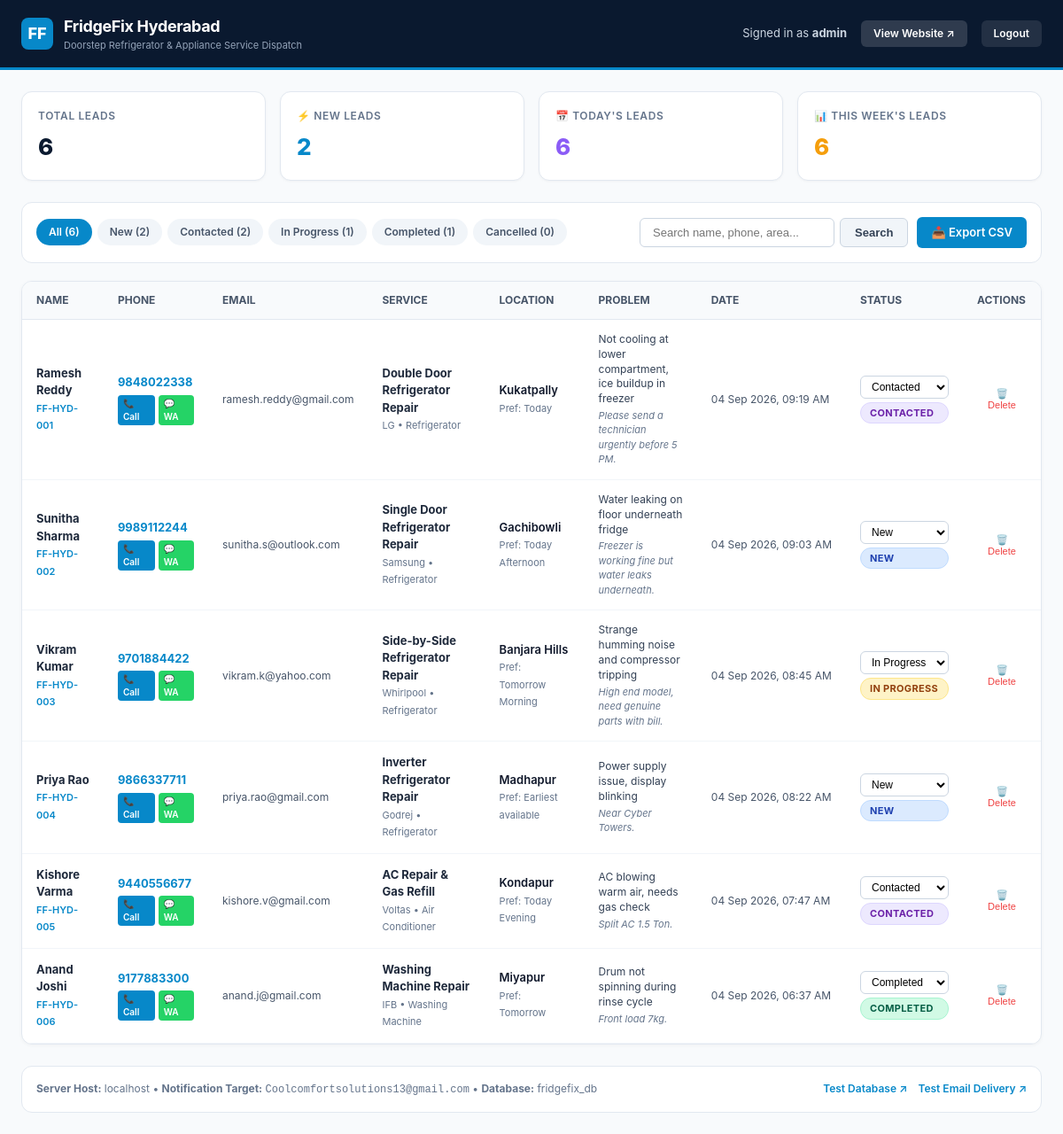
/admin/index.php (signed in), run on the app's committed database.
### tables this page shows
CREATE TABLE IF NOT EXISTS `leads` (
  `id` varchar(64) NOT NULL,
  `name` varchar(150) NOT NULL,
  `phone` varchar(30) NOT NULL,
  `email` varchar(150) DEFAULT NULL,
  `service` varchar(150) NOT NULL,
  `appliance` varchar(100) DEFAULT 'Refrigerator',
  `brand` varchar(100) DEFAULT NULL,
  `problem` text DEFAULT NULL,
  `location` varchar(150) NOT NULL,
  `preferred_date` varchar(100) DEFAULT NULL,
  `message` text DEFAULT NULL,
  `source_page` varchar(255) DEFAULT '/',
  `ip_address` varchar(64) DEFAULT NULL,
  `user_agent` text DEFAULT NULL,
  `status` enum('New','Contacted','In Progress','Completed','Cancelled') NOT NULL DEFAULT 'New',
  `notes` text DEFAULT NULL,
  `created_at` datetime NOT NULL DEFAULT CURRENT_TIMESTAMP,
  `updated_at` datetime NOT NULL DEFAULT CURRENT_TIMESTAMP ON UPDATE CURRENT_TIMESTAMP,
  PRIMARY KEY (`id`),
  KEY `idx_leads_status` (`status`),
  KEY `idx_leads_created_at` (`created_at`),
  KEY `idx_leads_phone` (`phone`),
  KEY `idx_leads_location` (`location`)
);

### admin/index.php (the view, shortened to what this page needs)
<?php
$pdo = null;
try {
    $pdo = get_db_connection();
} catch (Exception $e) {
    $error = 'Database Connection Error. Please verify api/config.php credentials or run database diagnostic.';
}
$statusFilter = trim($_GET['status'] ?? 'All');
$searchQuery = trim($_GET['search'] ?? '');
$stats = [
    'total'       => 0,
    'new'         => 0,
    'today'       => 0,
    'this_week'   => 0,
    'contacted'   => 0,
    'in_progress' => 0,
    'completed'   => 0,
    'cancelled'   => 0,
];
$leads = [];
if ($pdo) {
    try {
        $statsStmt = $pdo->query('
            SELECT
                COUNT(*) as total,
                SUM(CASE WHEN status = "New" THEN 1 ELSE 0 END) as count_new,
                SUM(CASE WHEN DATE(created_at) = CURDATE() THEN 1 ELSE 0 END) as count_today,
                SUM(CASE WHEN created_at >= DATE_SUB(NOW(), INTERVAL 7 DAY) THEN 1 ELSE 0 END) as count_this_week,
                SUM(CASE WHEN status = "Contacted" THEN 1 ELSE 0 END) as count_contacted,
                SUM(CASE WHEN status = "In Progress" THEN 1 ELSE 0 END) as count_in_progress,
                SUM(CASE WHEN status = "Completed" THEN 1 ELSE 0 END) as count_completed,
                SUM(CASE WHEN status = "Cancelled" THEN 1 ELSE 0 END) as count_cancelled
            FROM leads
        ');
        $statsRow = $statsStmt->fetch();
        if ($statsRow) {
            $stats['total']       = (int)($statsRow['total'] ?? 0);
            $stats['new']         = (int)($statsRow['count_new'] ?? 0);
            $stats['today']       = (int)($statsRow['count_today'] ?? 0);
            $stats['this_week']   = (int)($statsRow['count_this_week'] ?? 0);
            $stats['contacted']   = (int)($statsRow['count_contacted'] ?? 0);
            $stats['in_progress'] = (int)($statsRow['count_in_progress'] ?? 0);
            $stats['completed']   = (int)($statsRow['count_completed'] ?? 0);
            $stats['cancelled']   = (int)($statsRow['count_cancelled'] ?? 0);
        }
        $sql = 'SELECT * FROM leads WHERE 1=1';
        $params = [];
        $sql .= ' ORDER BY created_at DESC LIMIT 200';
        $leadsStmt = $pdo->prepare($sql);
        $leadsStmt->execute($params);
        $leads = $leadsStmt->fetchAll();
    } catch (Exception $ex) {
        $error = 'Query Error. Please check database tables.';
    }
}
?>
<!DOCTYPE html>
<html lang="en">
<head>
    <link rel="stylesheet" href="style.css">
</head>
<body>
    <header class="admin-header">
        <div class="brand">
            <div class="brand-logo">FF</div>
            <div>
                <h1>FridgeFix Hyderabad</h1>
                <p>Doorstep Refrigerator &amp; Appliance Service Dispatch</p>
            </div>
        </div>
        <div class="header-actions">
            <span class="user-badge">Signed in as <strong><?= htmlspecialchars($_SESSION['admin_username']) ?></strong></span>
            <a href="/" target="_blank" class="btn-logout" style="background: rgba(255,255,255,0.15);" title="Open Live Website">View Website ↗</a>
            <a href="logout.php" class="btn-logout">Logout</a>
        </div>
    </header>
    <div class="admin-container">
        <div class="stats-grid">
            <div class="stat-card">
                <div class="stat-title">Total Leads</div>
                <div class="stat-value"><?= $stats['total'] ?></div>
            </div>
            <div class="stat-card new">
                <div class="stat-title">⚡ New Leads</div>
                <div class="stat-value"><?= $stats['new'] ?></div>
            </div>
            <div class="stat-card contacted">
                <div class="stat-title">📅 Today's Leads</div>
                <div class="stat-value"><?= $stats['today'] ?></div>
            </div>
            <div class="stat-card in-progress">
                <div class="stat-title">📊 This Week's Leads</div>
                <div class="stat-value"><?= $stats['this_week'] ?></div>
            </div>
        </div>
        <div class="controls-bar">
            <div class="filter-tabs">
                <a href="index.php?status=All<?= !empty($searchQuery) ? '&search=' . urlencode($searchQuery) : '' ?>"
                   class="filter-tab <?= $statusFilter === 'All' ? 'active' : '' ?>">
                   All (<?= $stats['total'] ?>)
                </a>
                <a href="index.php?status=New<?= !empty($searchQuery) ? '&search=' . urlencode($searchQuery) : '' ?>"
                   class="filter-tab <?= $statusFilter === 'New' ? 'active' : '' ?>">
                   New (<?= $stats['new'] ?>)
                </a>
                <a href="index.php?status=Contacted<?= !empty($searchQuery) ? '&search=' . urlencode($searchQuery) : '' ?>"
                   class="filter-tab <?= $statusFilter === 'Contacted' ? 'active' : '' ?>">
                   Contacted (<?= $stats['contacted'] ?>)
                </a>
                <a href="index.php?status=In Progress<?= !empty($searchQuery) ? '&search=' . urlencode($searchQuery) : '' ?>"
                   class="filter-tab <?= $statusFilter === 'In Progress' ? 'active' : '' ?>">
                   In Progress (<?= $stats['in_progress'] ?>)
                </a>
                <a href="index.php?status=Completed<?= !empty($searchQuery) ? '&search=' . urlencode($searchQuery) : '' ?>"
                   class="filter-tab <?= $statusFilter === 'Completed' ? 'active' : '' ?>">
                   Completed (<?= $stats['completed'] ?>)
                </a>
                <a href="index.php?status=Cancelled<?= !empty($searchQuery) ? '&search=' . urlencode($searchQuery) : '' ?>"
                   class="filter-tab <?= $statusFilter === 'Cancelled' ? 'active' : '' ?>">
                   Cancelled (<?= $stats['cancelled'] ?>)
                </a>
            </div>
            <div class="search-export">
                <form method="GET" action="index.php" style="display:flex; gap:6px;">
                    <input type="text" name="search" class="search-input" placeholder="Search name, phone, area..." value="<?= htmlspecialchars($searchQuery) ?>">
                    <button type="submit" class="btn-action btn-secondary">Search</button>
                </form>
                <a href="export-csv.php?status=<?= urlencode($statusFilter) ?>&search=<?= urlencode($searchQuery) ?>" class="btn-action">
                    📥 Export CSV
                </a>
            </div>
        </div>
        <div class="table-card">
            <?php if (empty($leads)): ?>
                <div class="empty-state">
                    <h3>No customer leads found</h3>
                    <p style="margin-top: 6px;">
                        <?= !empty($searchQuery) ? 'No leads matched your search "' . htmlspecialchars($searchQuery) . '".' : 'No enquiries received for the selected filter.' ?>
                    </p>
                </div>
            <?php else: ?>
                <div class="table-responsive">
                    <table class="leads-table">
                        <thead>
                            <tr>
                                <th>Name</th>
                                <th>Phone</th>
                                <th>Email</th>
                                <th>Service</th>
                                <th>Location</th>
                                <th>Problem</th>
                                <th>Date</th>
                                <th>Status</th>
                                <th>Actions</th>
                            </tr>
                        </thead>
                        <tbody>
                            <?php foreach ($leads as $lead): ?>
                                <?php
                                $cleanPhone = preg_replace('/[^0-9]/', '', $lead['phone'] ?? '');
                                $createdTime = !empty($lead['created_at']) ? date('d M Y, h:i A', strtotime($lead['created_at'])) : 'N/A';
                                $badgeClass = 'badge-' . str_replace(' ', '', $lead['status'] ?? 'New');
                                ?>
                                <tr>
                                    <td>
                                        <strong><?= htmlspecialchars($lead['name']) ?></strong><br>
                                        <span style="color:#0788C9; font-size:11px; font-weight:600;"><?= htmlspecialchars($lead['id']) ?></span>
                                    </td>
                                    <td>
                                        <a href="tel:<?= $cleanPhone ?>" style="color:#0788C9; font-weight:700; text-decoration:none; font-size:13px;">
                                            <?= htmlspecialchars($lead['phone']) ?>
                                        </a>
                                        <div style="margin-top:4px; display:flex; gap:4px;">
                                            <a href="tel:<?= $cleanPhone ?>" class="btn-call" style="font-size:10px; padding:2px 6px;">📞 Call</a>
                                            <a href="https://wa.me/91<?= $cleanPhone ?>?text=Hello%20<?= urlencode($lead['name']) ?>%2C%20this%20is%20FridgeFix%20Hyderabad%20regarding%20your%20service%20booking%20(<?= urlencode($lead['id']) ?>)." target="_blank" class="btn-wa" style="font-size:10px; padding:2px 6px;">💬 WA</a>
                                        </div>
                                    </td>
                                    <td>
                                        <?php if (!empty($lead['email'])): ?>
                                            <a href="mailto:<?= htmlspecialchars($lead['email']) ?>" style="color:#475569; text-decoration:none; font-size:12px;">
                                                <?= htmlspecialchars($lead['email']) ?>
                                            </a>
                                        <?php else: ?>
                                            <span style="color:#94a3b8; font-size:12px;">—</span>
                                        <?php endif; ?>
                                    </td>
                                    <td>
                                        <strong><?= htmlspecialchars($lead['service']) ?></strong><br>
                                        <span style="font-size:11px; color:#64748b;">
                                            <?= htmlspecialchars($lead['brand'] ?? 'Any Brand') ?> • <?= htmlspecialchars($lead['appliance'] ?? 'Refrigerator') ?>
                                        </span>
                                    </td>
                                    <td>
                                        <span style="color:#0f172a; font-weight:600;"><?= htmlspecialchars($lead['location']) ?></span>
                                        <?php if (!empty($lead['preferred_date'])): ?>
                                            <br><span style="font-size:11px; color:#64748b;">Pref: <?= htmlspecialchars($lead['preferred_date']) ?></span>
                                        <?php endif; ?>
                                    </td>
                                    <td style="max-width:200px;">
                                        <div style="font-size:12px; color:#334155; line-height:1.4;">
                                            <?= htmlspecialchars($lead['problem'] ?? 'Standard Inspection') ?>
                                        </div>
                                        <?php if (!empty($lead['message'])): ?>
                                            <div style="font-size:11px; color:#64748b; margin-top:2px; font-style:italic;">
                                                <?= htmlspecialchars($lead['message']) ?>
                                            </div>
                                        <?php endif; ?>
                                    </td>
                                    <td>
                                        <span style="color:#475569; font-size:12px; white-space:nowrap;"><?= $createdTime ?></span>
                                    </td>
                                    <td>
                                        <form method="POST" action="index.php" style="display:flex; flex-direction:column; gap:4px;">
                                            <select name="status" class="status-select" onchange="this.form.submit()">
                                                <option value="New" <?= $lead['status'] === 'New' ? 'selected' : '' ?>>New</option>
                                                <option value="Contacted" <?= $lead['status'] === 'Contacted' ? 'selected' : '' ?>>Contacted</option>
                                                <option value="In Progress" <?= $lead['status'] === 'In Progress' ? 'selected' : '' ?>>In Progress</option>
                                                <option value="Completed" <?= $lead['status'] === 'Completed' ? 'selected' : '' ?>>Completed</option>
                                            </select>
                                            <span class="badge <?= $badgeClass ?>"><?= htmlspecialchars($lead['status']) ?></span>
                                        </form>
                                    </td>
                                    <td>
                                        <form method="POST" action="index.php" onsubmit="return confirm('Are you sure you want to delete lead <?= htmlspecialchars($lead['id']) ?>?');">
                                            <button type="submit" style="background:none; border:none; color:#ef4444; font-size:11px; cursor:pointer; padding:4px 6px; border-radius:4px;" title="Delete Lead">
                                                🗑️ Delete
                                            </button>
                                        </form>
                                    </td>
                                </tr>
                            <?php endforeach; ?>
                        </tbody>
                    </table>
                </div>
            <?php endif; ?>
        </div>
        <div style="margin-top:24px; padding:16px; background:#fff; border-radius:12px; border:1px solid #e2e8f0; display:flex; flex-wrap:wrap; justify-content:space-between; align-items:center; gap:12px; font-size:12px; color:#64748b;">
            <div>
                <strong>Server Host:</strong> <?= htmlspecialchars($_SERVER['HTTP_HOST'] ?? 'localhost') ?> &bull;
                <strong>Notification Target:</strong> <code><?= htmlspecialchars(LEAD_RECIPIENT_EMAIL) ?></code> &bull;
                <strong>Database:</strong> <?= htmlspecialchars(DB_NAME) ?>
            </div>
            <div style="display:flex; gap:12px;">
                <a href="/api/test-db.php" target="_blank" style="color:#0788C9; text-decoration:none; font-weight:600;">Test Database ↗</a>
                <a href="/api/test-email.php" target="_blank" style="color:#0788C9; text-decoration:none; font-weight:600;">Test Email Delivery ↗</a>
            </div>
        </div>
    </div>
</body>
</html>

### data on the page
leads: name "Ramesh Reddy", id "FF-HYD-001", phone "9848022338", email "ramesh.reddy@gmail.com", service "Double Door Refrigerator Repair", brand "LG", appliance "Refrigerator", location "Kukatpally", preferred_date "Today", problem "Not cooling at lower compartment, ice buildup in freezer", message "Please send a technician urgently before 5 PM.", created_at "04 Sep 2026, 09:19 AM", status "Contacted", status "CONTACTED"
leads: name "Sunitha Sharma", id "FF-HYD-002", phone "9989112244", email "sunitha.s@outlook.com", service "Single Door Refrigerator Repair", brand "Samsung", appliance "Refrigerator", location "Gachibowli", preferred_date "Today Afternoon", problem "Water leaking on floor underneath fridge", message "Freezer is working fine but water leaks underneath.", created_at "04 Sep 2026, 09:03 AM", status "New", status "NEW"
leads: name "Vikram Kumar", id "FF-HYD-003", phone "9701884422", email "vikram.k@yahoo.com", service "Side-by-Side Refrigerator Repair", brand "Whirlpool", appliance "Refrigerator", location "Banjara Hills", preferred_date "Tomorrow Morning", problem "Strange humming noise and compressor tripping", message "High end model, need genuine parts with bill.", created_at "04 Sep 2026, 08:45 AM", status "In Progress", status "IN PROGRESS"
leads: name "Priya Rao", id "FF-HYD-004", phone "9866337711", email "priya.rao@gmail.com", service "Inverter Refrigerator Repair", brand "Godrej", appliance "Refrigerator", location "Madhapur", preferred_date "Earliest available", problem "Power supply issue, display blinking", message "Near Cyber Towers.", created_at "04 Sep 2026, 08:22 AM", status "New", status "NEW"
leads: name "Kishore Varma", id "FF-HYD-005", phone "9440556677", email "kishore.v@gmail.com", service "AC Repair & Gas Refill", brand "Voltas", appliance "Air Conditioner", location "Kondapur", preferred_date "Today Evening", problem "AC blowing warm air, needs gas check", message "Split AC 1.5 Ton.", created_at "04 Sep 2026, 07:47 AM", status "Contacted", status "CONTACTED"
leads: name "Anand Joshi", id "FF-HYD-006", phone "9177883300", email "anand.j@gmail.com", service "Washing Machine Repair", brand "IFB", appliance "Washing Machine", location "Miyapur", preferred_date "Tomorrow", problem "Drum not spinning during rinse cycle", message "Front load 7kg.", created_at "04 Sep 2026, 06:37 AM", status "Completed", status "COMPLETED"

### other printed values
$_SESSION['admin_username'] "admin"
$stats['total'] "6"
$stats['new'] "2"
$stats['today'] "6"
$stats['this_week'] "6"
$stats['contacted'] "2"
$stats['in_progress'] "1"
$stats['completed'] "1"
$stats['cancelled'] "0"
$_SERVER['HTTP_HOST'] "localhost"
LEAD_RECIPIENT_EMAIL "Coolcomfortsolutions13@gmail.com"
DB_NAME "fridgefix_db"
